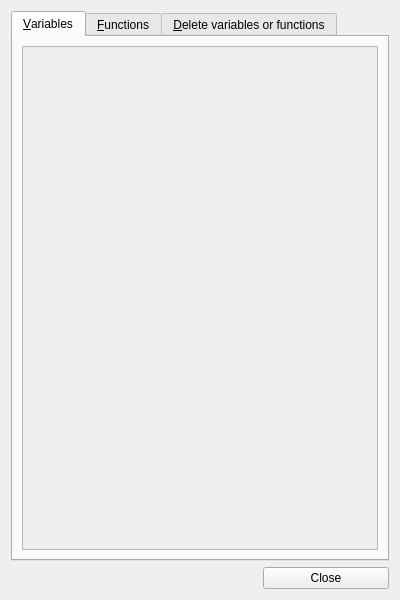
<?xml version="1.0" encoding="UTF-8"?>
<ui version="4.0">
 <class>varsFuncsDialog</class>
 <widget class="QDialog" name="varsFuncsDialog">
  <property name="geometry">
   <rect>
    <x>0</x>
    <y>0</y>
    <width>400</width>
    <height>600</height>
   </rect>
  </property>
  <property name="sizePolicy">
   <sizepolicy hsizetype="Preferred" vsizetype="Preferred">
    <horstretch>0</horstretch>
    <verstretch>0</verstretch>
   </sizepolicy>
  </property>
  <property name="minimumSize">
   <size>
    <width>400</width>
    <height>0</height>
   </size>
  </property>
  <property name="maximumSize">
   <size>
    <width>400</width>
    <height>16777215</height>
   </size>
  </property>
  <property name="font">
   <font>
    <family>Arial</family>
   </font>
  </property>
  <property name="windowTitle">
   <string>Variables &amp; Functions</string>
  </property>
  <property name="windowIcon">
   <iconset resource="resources.qrc">
    <normaloff>:/icons/function.png</normaloff>:/icons/function.png</iconset>
  </property>
  <property name="locale">
   <locale language="English" country="UnitedStates"/>
  </property>
  <property name="sizeGripEnabled">
   <bool>false</bool>
  </property>
  <property name="modal">
   <bool>false</bool>
  </property>
  <layout class="QVBoxLayout" name="verticalLayout">
   <item>
    <widget class="QTabWidget" name="varsFuncsTab">
     <property name="tabPosition">
      <enum>QTabWidget::North</enum>
     </property>
     <property name="tabShape">
      <enum>QTabWidget::Rounded</enum>
     </property>
     <property name="currentIndex">
      <number>0</number>
     </property>
     <property name="elideMode">
      <enum>Qt::ElideNone</enum>
     </property>
     <property name="tabsClosable">
      <bool>false</bool>
     </property>
     <property name="movable">
      <bool>false</bool>
     </property>
     <widget class="QWidget" name="tabVariables">
      <property name="inputMethodHints">
       <set>Qt::ImhNone</set>
      </property>
      <attribute name="title">
       <string>&amp;Variables</string>
      </attribute>
      <attribute name="toolTip">
       <string>Show all variables</string>
      </attribute>
      <layout class="QHBoxLayout" name="horizontalLayout">
       <item>
        <widget class="QScrollArea" name="scrollVariables">
         <property name="horizontalScrollBarPolicy">
          <enum>Qt::ScrollBarAlwaysOff</enum>
         </property>
         <property name="widgetResizable">
          <bool>true</bool>
         </property>
         <widget class="QWidget" name="scrollAreaWidgetContents">
          <property name="geometry">
           <rect>
            <x>0</x>
            <y>0</y>
            <width>356</width>
            <height>504</height>
           </rect>
          </property>
         </widget>
        </widget>
       </item>
      </layout>
     </widget>
     <widget class="QWidget" name="tabFunctions">
      <attribute name="title">
       <string>&amp;Functions</string>
      </attribute>
      <attribute name="toolTip">
       <string>Show all functions</string>
      </attribute>
      <layout class="QHBoxLayout" name="horizontalLayout_2">
       <item>
        <widget class="QScrollArea" name="scrollFunctions">
         <property name="horizontalScrollBarPolicy">
          <enum>Qt::ScrollBarAlwaysOff</enum>
         </property>
         <property name="widgetResizable">
          <bool>true</bool>
         </property>
         <widget class="QWidget" name="scrollAreaWidgetContents_2">
          <property name="geometry">
           <rect>
            <x>0</x>
            <y>0</y>
            <width>80</width>
            <height>16</height>
           </rect>
          </property>
         </widget>
        </widget>
       </item>
      </layout>
     </widget>
     <widget class="QWidget" name="tabDelete">
      <attribute name="title">
       <string>&amp;Delete variables or functions</string>
      </attribute>
      <layout class="QVBoxLayout" name="verticalLayout_2">
       <item>
        <layout class="QHBoxLayout" name="deleteVarsLayout">
         <item>
          <widget class="QLabel" name="labelVarsList">
           <property name="styleSheet">
            <string notr="true">font: bold 12pt &quot;Arial&quot;;</string>
           </property>
           <property name="text">
            <string>Variables:</string>
           </property>
          </widget>
         </item>
         <item>
          <widget class="QPushButton" name="deleteVar">
           <property name="enabled">
            <bool>false</bool>
           </property>
           <property name="toolTip">
            <string>&lt;!DOCTYPE HTML PUBLIC &quot;-//W3C//DTD HTML 4.0//EN&quot; &quot;http://www.w3.org/TR/REC-html40/strict.dtd&quot;&gt;
&lt;html&gt;&lt;head&gt;&lt;meta name=&quot;qrichtext&quot; content=&quot;1&quot; /&gt;&lt;style type=&quot;text/css&quot;&gt;
p, li { white-space: pre-wrap; }
&lt;/style&gt;&lt;/head&gt;&lt;body style=&quot; font-family:'MS Shell Dlg 2'; font-size:8.25pt; font-weight:400; font-style:normal;&quot;&gt;
&lt;p style=&quot; margin-top:0px; margin-bottom:0px; margin-left:0px; margin-right:0px; -qt-block-indent:0; text-indent:0px;&quot;&gt;&lt;span style=&quot; font-size:8pt;&quot;&gt;Delete selected variable(s)&lt;/span&gt;&lt;/p&gt;&lt;/body&gt;&lt;/html&gt;</string>
           </property>
           <property name="text">
            <string>Delete</string>
           </property>
           <property name="icon">
            <iconset resource="resources.qrc">
             <normaloff>:/icons/delete.png</normaloff>:/icons/delete.png</iconset>
           </property>
           <property name="default">
            <bool>false</bool>
           </property>
           <property name="flat">
            <bool>false</bool>
           </property>
          </widget>
         </item>
        </layout>
       </item>
       <item>
        <widget class="QListWidget" name="varsList">
         <property name="editTriggers">
          <set>QAbstractItemView::NoEditTriggers</set>
         </property>
         <property name="selectionMode">
          <enum>QAbstractItemView::MultiSelection</enum>
         </property>
        </widget>
       </item>
       <item>
        <layout class="QHBoxLayout" name="deleteFuncsLayout">
         <item>
          <widget class="QLabel" name="labelFuncsList">
           <property name="styleSheet">
            <string notr="true">font: bold 12pt &quot;Arial&quot;;</string>
           </property>
           <property name="text">
            <string>Functions:</string>
           </property>
          </widget>
         </item>
         <item>
          <widget class="QPushButton" name="deleteFunc">
           <property name="enabled">
            <bool>false</bool>
           </property>
           <property name="toolTip">
            <string>&lt;!DOCTYPE HTML PUBLIC &quot;-//W3C//DTD HTML 4.0//EN&quot; &quot;http://www.w3.org/TR/REC-html40/strict.dtd&quot;&gt;
&lt;html&gt;&lt;head&gt;&lt;meta name=&quot;qrichtext&quot; content=&quot;1&quot; /&gt;&lt;style type=&quot;text/css&quot;&gt;
p, li { white-space: pre-wrap; }
&lt;/style&gt;&lt;/head&gt;&lt;body style=&quot; font-family:'MS Shell Dlg 2'; font-size:8.25pt; font-weight:400; font-style:normal;&quot;&gt;
&lt;p style=&quot; margin-top:0px; margin-bottom:0px; margin-left:0px; margin-right:0px; -qt-block-indent:0; text-indent:0px;&quot;&gt;&lt;span style=&quot; font-size:8pt;&quot;&gt;Delete selected function(s)&lt;/span&gt;&lt;/p&gt;&lt;/body&gt;&lt;/html&gt;</string>
           </property>
           <property name="text">
            <string>Delete</string>
           </property>
           <property name="icon">
            <iconset resource="resources.qrc">
             <normaloff>:/icons/delete.png</normaloff>:/icons/delete.png</iconset>
           </property>
          </widget>
         </item>
        </layout>
       </item>
       <item>
        <widget class="QListWidget" name="funcsList">
         <property name="editTriggers">
          <set>QAbstractItemView::NoEditTriggers</set>
         </property>
         <property name="selectionMode">
          <enum>QAbstractItemView::MultiSelection</enum>
         </property>
        </widget>
       </item>
      </layout>
     </widget>
    </widget>
   </item>
   <item>
    <layout class="QHBoxLayout" name="layoutCloseButton" stretch="2,1">
     <item>
      <spacer name="horizontalSpacer">
       <property name="orientation">
        <enum>Qt::Horizontal</enum>
       </property>
       <property name="sizeHint" stdset="0">
        <size>
         <width>40</width>
         <height>20</height>
        </size>
       </property>
      </spacer>
     </item>
     <item>
      <widget class="QPushButton" name="buttonClose">
       <property name="text">
        <string>Close</string>
       </property>
      </widget>
     </item>
    </layout>
   </item>
  </layout>
 </widget>
 <resources>
  <include location="resources.qrc"/>
 </resources>
 <connections/>
</ui>
